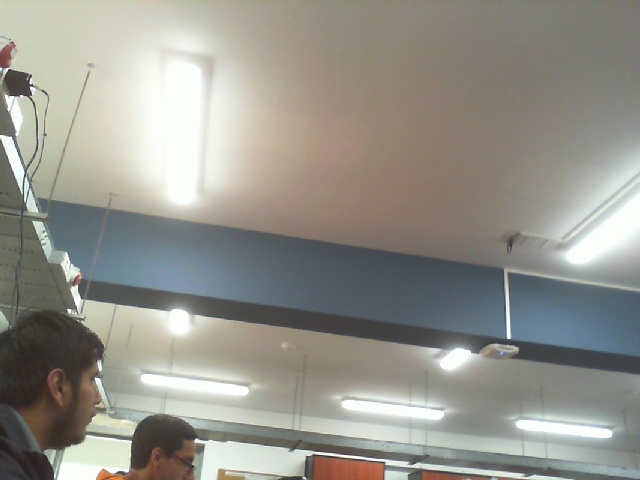
#> input picture GUI/Interfaz/imagenPrueba.jpg, 640 x 480 px, given in place of the camera
$ python Dectectar.py   (older library calls are emulated)
#> lines starting #> are read from the running program, lines starting #| are printed output that depends on the picture; after the words box and inside, x2 and y2 are one past the last pixel; in counts of white or black regions, pixels touching at a corner belong together

import numpy as np
import matplotlib.pyplot as plt
import cv2
import random as rng


def nothing(x):
    pass


def bubbleSort(arr):
    n = len(arr)

    # Traverse through all array elements
    for i in range(n):

        # Last i elements are already in place
        for j in range(0, n - i - 1):

            # traverse the array from 0 to n-i-1
            # Swap if the element found is greater
            # than the next element
            if arr[j] > arr[j + 1]:
                arr[j], arr[j + 1] = arr[j + 1], arr[j]


def bwareafilt(image, n):
    n = n + 1
    image = image.astype(np.uint8)
    nb_components, output, stats, centroids = cv2.connectedComponentsWithStats(image, connectivity=4)
    sizes = stats[:, -1]

    lista_label = np.zeros(sizes.shape)
    sizes2 = sizes.copy()
    bubbleSort(sizes2)

    sizes2 = sizes2[::-1]

    for i in range(0, sizes.size - 1):
        for j in range(0, sizes.size - 1):
            if sizes2[i] == sizes[j]:
                lista_label[i] = j

    m = 0
    if n > sizes.size:
        m = sizes.size
    else:
        m = n

    img2 = np.zeros(output.shape)

    for i in range(1, m):
        img2[output == lista_label[i]] = 255

    return img2

def obtenerN1N2():
    cap = cv2.VideoCapture(0)
    cv2.namedWindow("Clase01_color", cv2.WINDOW_NORMAL)
    ret, frame = cap.read()
#> frame is the input picture: shape (480, 640, 3); mean B, G, R 140.2, 148.2, 149.3

    # frame = cv2.imread('bola1.jpg')

    M, N = frame.shape[:2]
#> M = 480; N = 640

    cv2.createTrackbar('min_h', "Clase01_color", 35, 255, nothing)
    cv2.createTrackbar('max_h', "Clase01_color", 89, 255, nothing)
    cv2.createTrackbar('min_s', "Clase01_color", 31, 255, nothing)
    cv2.createTrackbar('max_s', "Clase01_color", 186, 255, nothing)
    cv2.createTrackbar('min_v', "Clase01_color", 38, 255, nothing)
    cv2.createTrackbar('max_v', "Clase01_color", 146, 255, nothing)
    #86
    # while (True):
    # ret,frame = cap.read()

    while (cap.isOpened()):  # play the video by reading frame by frame
        ret, frame = cap.read()

        mnh = cv2.getTrackbarPos("min_h", "Clase01_color")
        mxh = cv2.getTrackbarPos("max_h", "Clase01_color")
        mns = cv2.getTrackbarPos("min_s", "Clase01_color")
        mxs = cv2.getTrackbarPos("max_s", "Clase01_color")
        mnv = cv2.getTrackbarPos("min_v", "Clase01_color")
        mxv = cv2.getTrackbarPos("max_v", "Clase01_color")

        hsv = cv2.cvtColor(frame, cv2.COLOR_RGB2HSV)
#> hsv: shape (480, 640, 3); mean H, S, V 77.5, 33.1, 154.5

        # Rango de colores detectados:

        # Rojo Bajo:
        rojo_bajos = np.array([mnh, mns, mnv], dtype=np.uint8)
        rojo_altos = np.array([mxh, mxs, mxv], dtype=np.uint8)
        mascara_rojo = cv2.inRange(hsv, rojo_bajos, rojo_altos)
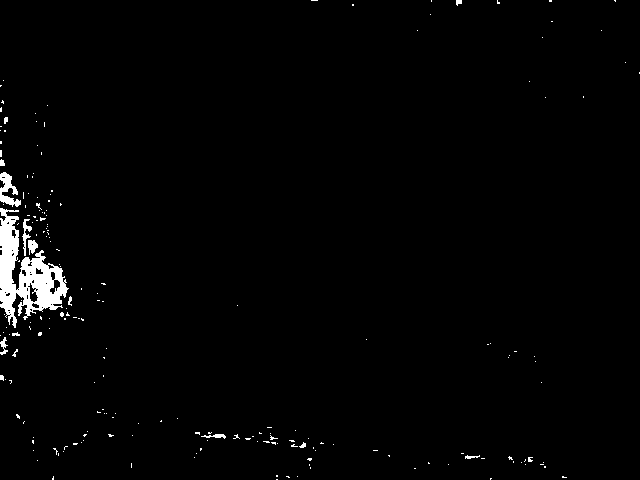
#> mascara_rojo: shape (480, 640); 1.6% white; 202 white regions (188 under 20 px), largest, box (x1, y1, x2, y2) and area: (0, 208, 69, 328) 3423, (0, 172, 21, 207) 355, (22, 219, 32, 256) 135

        kernel = cv2.getStructuringElement(cv2.MORPH_ELLIPSE, (9, 9))

        mascara_rojo_open = cv2.morphologyEx(mascara_rojo, cv2.MORPH_OPEN, kernel)
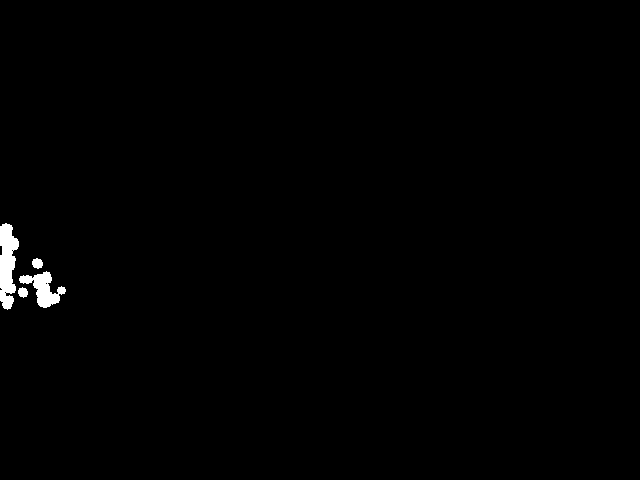
#> mascara_rojo_open: shape (480, 640); 0.67% white; 4 white regions, box (x1, y1, x2, y2) and area: (0, 223, 19, 310) 1136, (19, 271, 66, 308) 752, (32, 258, 43, 269) 91, (18, 287, 28, 298) 80
        mascara_rojo_close = cv2.morphologyEx(mascara_rojo, cv2.MORPH_CLOSE, kernel)
#> mascara_rojo_close: shape (480, 640); 2.5% white; 121 white regions (106 under 20 px), largest, box (x1, y1, x2, y2) and area: (0, 141, 77, 357) 6538, (195, 432, 226, 441) 118, (0, 117, 8, 132) 76
        # mascara_rojo1 = cv2.morphologyEx(mascara_rojo1, cv2.MORPH_ERODE, kernel)

        # Unir las dos masCARAS
        mask = mascara_rojo_close
        mask2 = bwareafilt(mask, 1)
#> in bwareafilt, `nb_components, output, stats, centroids = cv2.connectedComponentsWithS..`:
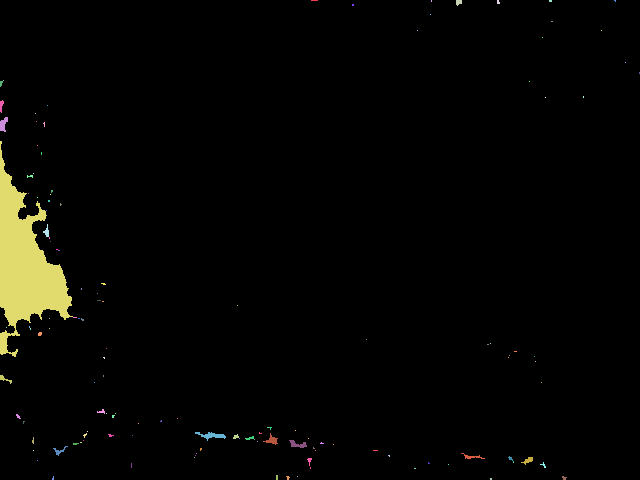
#> output: shape (480, 640) int32; 132 distinct labels, from 0 to 131; one colour per label, 0 black
#> in bwareafilt, `nb_components, output, stats, centroids = cv2.connectedComponentsWithS..`: nb_components = 132; stats = 132 rows, first 6: [0, 0, 640, 480, 299593], [311, 0, 7, 1, 7], [431, 0, 1, 2, 2], [456, 0, 6, 6, 28], [497, 0, 3, 4, 10], [549, 0, 3, 2, 6]; centroids = 132 pairs, first value 0.692 to 639, second value 0 to 478.5
#> in bwareafilt, `sizes = stats[:, -1]`: sizes = 132 values, max 299593 at index 0, min 1 at index 8, mean 2327.3
#> in bwareafilt, `sizes2 = sizes.copy()`: sizes2 has the same summary as sizes
#> in bubbleSort, `n = len(arr)`: n = 132
#> after the loop in bubbleSort, `for i in range(n):`: arr = 132 values from 1 to 299593
#> in bwareafilt, `sizes2 = sizes2[::-1]`: sizes2 = 132 values, max 299593 at index 0, min 1 at index 79, mean 2327.3
#> mask2: shape (480, 640) float64; 2.1% white; 1 white region, box (x1, y1, x2, y2) and area: (0, 141, 73, 357) 6533
        kernel = cv2.getStructuringElement(cv2.MORPH_ELLIPSE, (15, 15))
        mask2 = cv2.morphologyEx(mask2, cv2.MORPH_OPEN, kernel)
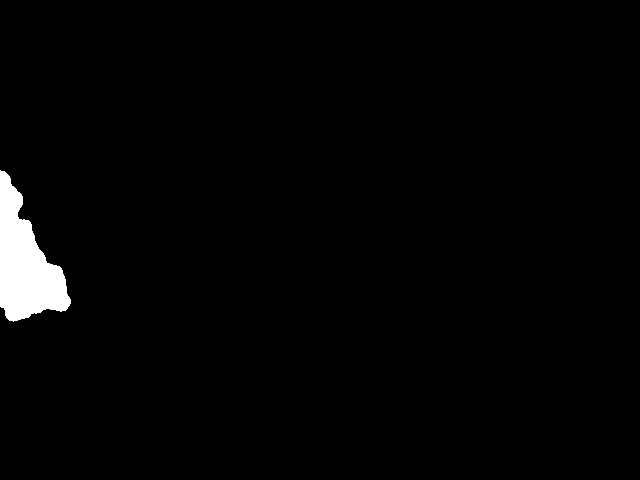
#> mask2: shape (480, 640) float64; 1.9% white; 1 white region, box (x1, y1, x2, y2) and area: (0, 170, 71, 322) 5812
        im = cv2.normalize(src=mask2, dst=None, alpha=0, beta=255, norm_type=cv2.NORM_MINMAX, dtype=cv2.CV_8UC1)
#> im: shape (480, 640); 1.9% white; 1 white region
        (contours, hierarchy) = cv2.findContours(image=im, mode=cv2.RETR_EXTERNAL, method=cv2.CHAIN_APPROX_SIMPLE)
#> contours = 1 contour; box (x1, y1, x2, y2) and area: (0, 170, 71, 322) 5626

        try:
            cnt = contours[0]
#> cnt = contour of 133 points, box (x1, y1, x2, y2) (0, 170, 71, 322), area 5626

        except:
            cnt = None

        if cnt is not None:

            cnt = contours[0]
            x, y, w, h = cv2.boundingRect(cnt)
#> x = 0; y = 170; w = 71; h = 152
            color = (255, 0, 0)
            cv2.rectangle(mask2, (x, y), (x + w, y + h), color, 2)
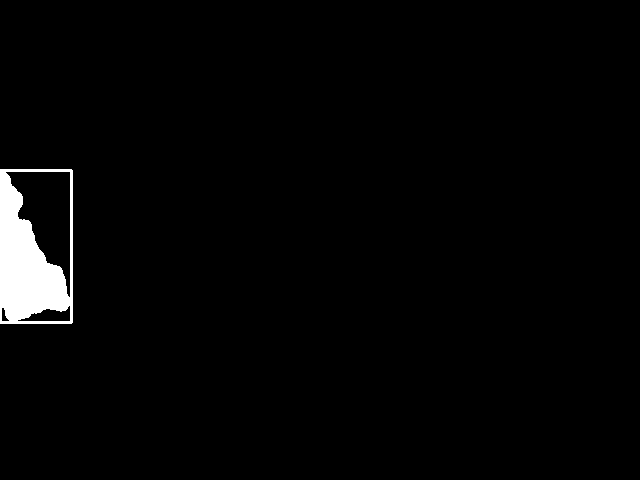
#> mask2: shape (480, 640) float64; 2.2% white; 1 white region, box (x1, y1, x2, y2) and area: (0, 169, 73, 324) 6710

            Xc = x + (w / 2) - N/2
#> Xc = -284.5
            Yc = y + (h / 2) - M/2
#> Yc = 6

            text1 = "Xc : {}".format(Xc)
#> text1 = 'Xc : -284.5'
            text2 = "Yc : {}".format(Yc)
#> text2 = 'Yc : 6.0'

            cv2.putText(frame, text1, (50, 60), cv2.FONT_HERSHEY_TRIPLEX, 1.2, (255, 255, 255))
            cv2.putText(frame, text2, (50, 120), cv2.FONT_HERSHEY_TRIPLEX, 1.2, (255, 255, 255))
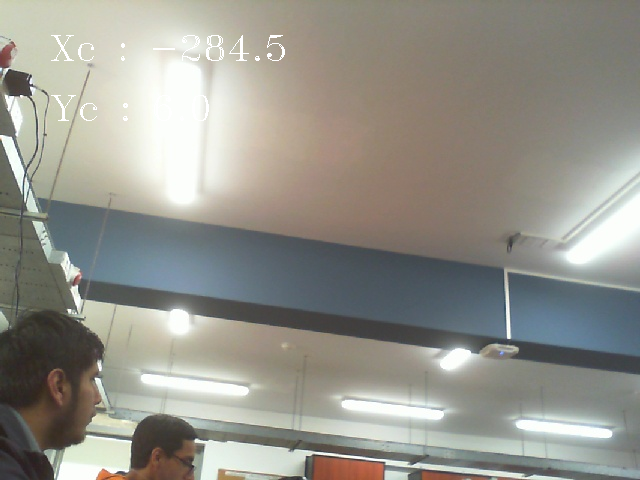
#> frame: shape (480, 640, 3); mean B, G, R 140.4, 148.4, 149.4

            salida = np.zeros((M, N * 2, 3), dtype='uint8')
            salida[0:M, 0:N] = frame
            salida[0:M, N:N * 2, 0] = mask2
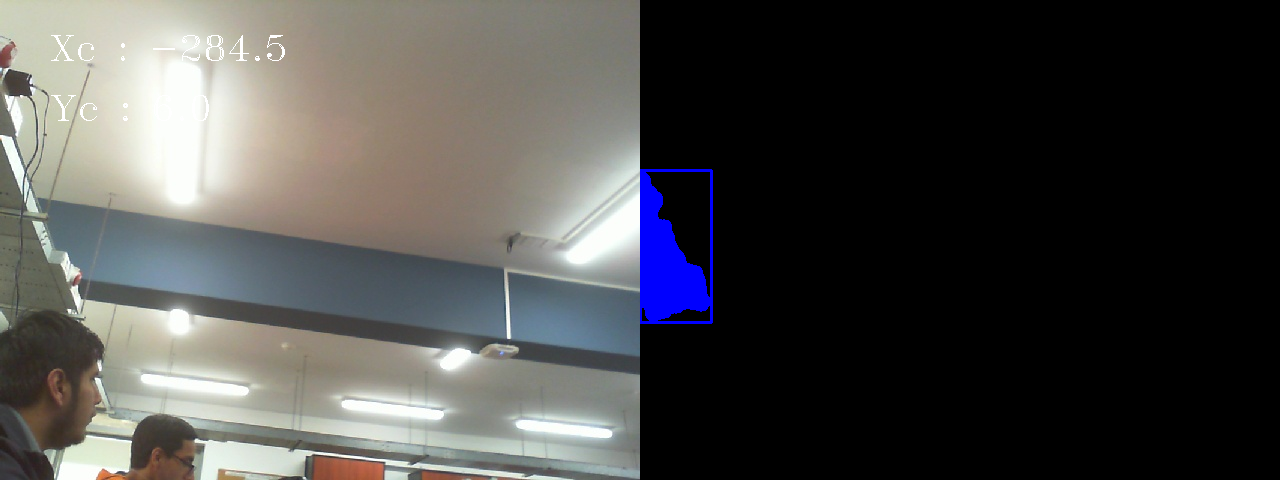
#> salida: shape (480, 1280, 3); mean B, G, R 73, 74.2, 74.7
            if (w*h < 0.9*M*N) & (w*h > 0.01*M*N):
                Area = w*h
#> Area = 10792
                li = []
                li.append(Xc)
                li.append(Yc)
                li.append(Area)

                print(Xc)
#| -284.5
                print(Yc)
#| 6.0
                print(Area)
#| 10792
                cap.release()
                cv2.destroyAllWindows()
                return li
                break

        else:

            salida = np.zeros((M, N * 2, 3), dtype='uint8')
            salida[0:M, 0:N] = frame
            salida[0:M, N:N * 2, 0] = mask2

        cv2.imshow("Clase01_color", salida)

        if cv2.waitKey(1) & 0xFF == ord('q'):
            break

    cap.release()
    cv2.destroyAllWindows()
obtenerN1N2()
